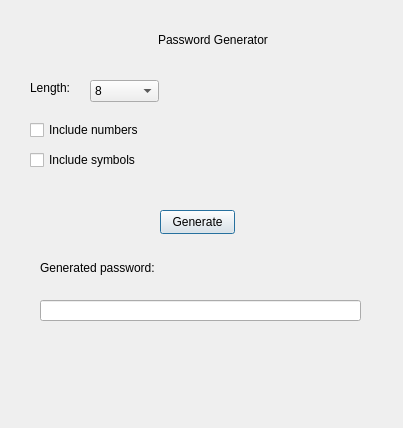
<?xml version="1.0" encoding="UTF-8"?>
<ui version="4.0">
 <class>Dialog</class>
 <widget class="QDialog" name="Dialog">
  <property name="geometry">
   <rect>
    <x>0</x>
    <y>0</y>
    <width>403</width>
    <height>428</height>
   </rect>
  </property>
  <property name="windowTitle">
   <string>Dialog</string>
  </property>
  <widget class="QLabel" name="title">
   <property name="geometry">
    <rect>
     <x>158</x>
     <y>30</y>
     <width>171</width>
     <height>20</height>
    </rect>
   </property>
   <property name="text">
    <string>Password Generator</string>
   </property>
  </widget>
  <widget class="QLabel" name="lengthlabel">
   <property name="geometry">
    <rect>
     <x>30</x>
     <y>80</y>
     <width>49</width>
     <height>16</height>
    </rect>
   </property>
   <property name="text">
    <string>Length:</string>
   </property>
  </widget>
  <widget class="QCheckBox" name="numbers">
   <property name="geometry">
    <rect>
     <x>30</x>
     <y>120</y>
     <width>121</width>
     <height>20</height>
    </rect>
   </property>
   <property name="text">
    <string>Include numbers</string>
   </property>
  </widget>
  <widget class="QCheckBox" name="symbols">
   <property name="geometry">
    <rect>
     <x>30</x>
     <y>150</y>
     <width>111</width>
     <height>20</height>
    </rect>
   </property>
   <property name="text">
    <string>Include symbols</string>
   </property>
  </widget>
  <widget class="QPushButton" name="generate">
   <property name="geometry">
    <rect>
     <x>160</x>
     <y>210</y>
     <width>75</width>
     <height>24</height>
    </rect>
   </property>
   <property name="text">
    <string>Generate</string>
   </property>
  </widget>
  <widget class="QComboBox" name="length">
   <property name="geometry">
    <rect>
     <x>90</x>
     <y>80</y>
     <width>69</width>
     <height>22</height>
    </rect>
   </property>
   <item>
    <property name="text">
     <string>8</string>
    </property>
   </item>
   <item>
    <property name="text">
     <string>10</string>
    </property>
   </item>
   <item>
    <property name="text">
     <string>12</string>
    </property>
   </item>
   <item>
    <property name="text">
     <string>15</string>
    </property>
   </item>
  </widget>
  <widget class="QLabel" name="generatedpasswordlabel">
   <property name="geometry">
    <rect>
     <x>40</x>
     <y>260</y>
     <width>151</width>
     <height>16</height>
    </rect>
   </property>
   <property name="text">
    <string>Generated password:</string>
   </property>
  </widget>
  <widget class="QLineEdit" name="password">
   <property name="geometry">
    <rect>
     <x>40</x>
     <y>300</y>
     <width>321</width>
     <height>21</height>
    </rect>
   </property>
   <property name="text">
    <string/>
   </property>
   <property name="readOnly">
    <bool>true</bool>
   </property>
  </widget>
 </widget>
 <resources/>
 <connections/>
</ui>
